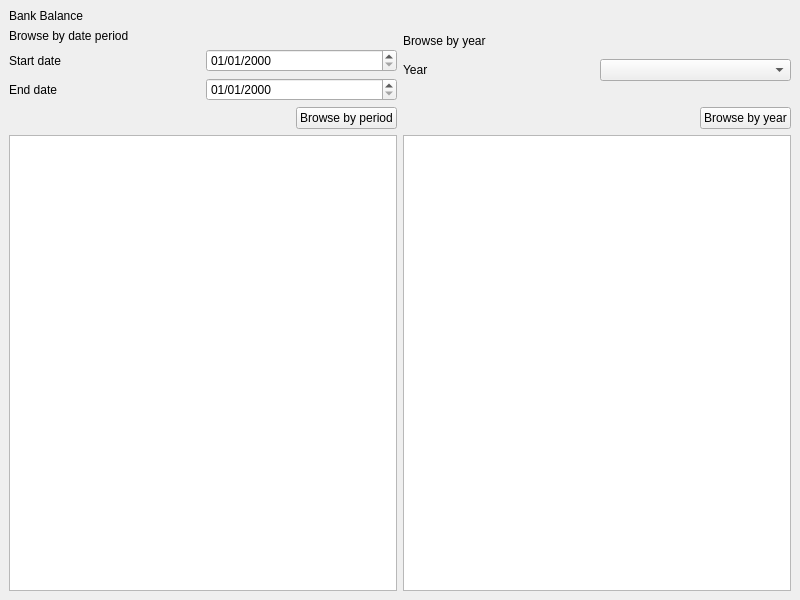
<?xml version="1.0" encoding="UTF-8"?>
<ui version="4.0">
 <class>BrowseDataView</class>
 <widget class="QMainWindow" name="BrowseDataView">
  <property name="geometry">
   <rect>
    <x>0</x>
    <y>0</y>
    <width>800</width>
    <height>600</height>
   </rect>
  </property>
  <property name="windowTitle">
   <string>DataBrowseView</string>
  </property>
  <widget class="QWidget" name="centralwidget">
   <layout class="QGridLayout" name="gridLayout">
    <item row="0" column="0">
     <widget class="QLabel" name="label">
      <property name="text">
       <string>Bank Balance</string>
      </property>
     </widget>
    </item>
    <item row="4" column="0">
     <layout class="QHBoxLayout" name="horizontalLayout_2">
      <item>
       <widget class="QTableWidget" name="bankTable"/>
      </item>
      <item>
       <widget class="QTableWidget" name="categoryTable"/>
      </item>
     </layout>
    </item>
    <item row="2" column="0">
     <layout class="QGridLayout" name="gridLayout_3">
      <item row="0" column="0">
       <layout class="QVBoxLayout" name="verticalLayout_2">
        <item>
         <widget class="QLabel" name="label_1">
          <property name="text">
           <string>Browse by date period</string>
          </property>
         </widget>
        </item>
        <item>
         <layout class="QGridLayout" name="gridLayout_2">
          <item row="0" column="0">
           <widget class="QLabel" name="label_1">
            <property name="text">
             <string>Start date</string>
            </property>
           </widget>
          </item>
          <item row="1" column="1">
           <widget class="QDateEdit" name="endDateEdit">
            <property name="displayFormat">
             <string>dd/MM/yyyy</string>
            </property>
           </widget>
          </item>
          <item row="0" column="1">
           <widget class="QDateEdit" name="startDateEdit">
            <property name="displayFormat">
             <string>dd/MM/yyyy</string>
            </property>
           </widget>
          </item>
          <item row="1" column="0">
           <widget class="QLabel" name="label_2">
            <property name="text">
             <string>End date</string>
            </property>
           </widget>
          </item>
         </layout>
        </item>
        <item>
         <layout class="QHBoxLayout" name="horizontalLayout">
          <item>
           <spacer name="horizontalSpacer">
            <property name="orientation">
             <enum>Qt::Horizontal</enum>
            </property>
            <property name="sizeHint" stdset="0">
             <size>
              <width>40</width>
              <height>20</height>
             </size>
            </property>
           </spacer>
          </item>
          <item>
           <widget class="QPushButton" name="bydateButton">
            <property name="text">
             <string>Browse by period</string>
            </property>
           </widget>
          </item>
         </layout>
        </item>
       </layout>
      </item>
      <item row="0" column="1">
       <layout class="QVBoxLayout" name="verticalLayout_2">
        <item>
         <widget class="QLabel" name="label_1">
          <property name="sizePolicy">
           <sizepolicy hsizetype="Preferred" vsizetype="Preferred">
            <horstretch>0</horstretch>
            <verstretch>0</verstretch>
           </sizepolicy>
          </property>
          <property name="text">
           <string>Browse by year</string>
          </property>
         </widget>
        </item>
        <item>
         <layout class="QGridLayout" name="gridLayout_2">
          <item row="0" column="0">
           <widget class="QLabel" name="label_1">
            <property name="text">
             <string>Year</string>
            </property>
           </widget>
          </item>
          <item row="0" column="1">
           <widget class="QComboBox" name="yearBox"/>
          </item>
          <item row="1" column="0">
           <widget class="QLabel" name="label_1">
            <property name="text">
             <string/>
            </property>
           </widget>
          </item>
         </layout>
        </item>
        <item>
         <layout class="QHBoxLayout" name="horizontalLayout">
          <item>
           <spacer name="horizontalSpacer">
            <property name="orientation">
             <enum>Qt::Horizontal</enum>
            </property>
            <property name="sizeHint" stdset="0">
             <size>
              <width>40</width>
              <height>20</height>
             </size>
            </property>
           </spacer>
          </item>
          <item>
           <widget class="QPushButton" name="byyearButton">
            <property name="text">
             <string>Browse by year</string>
            </property>
           </widget>
          </item>
         </layout>
        </item>
       </layout>
      </item>
     </layout>
    </item>
   </layout>
  </widget>
 </widget>
 <resources/>
 <connections/>
</ui>
